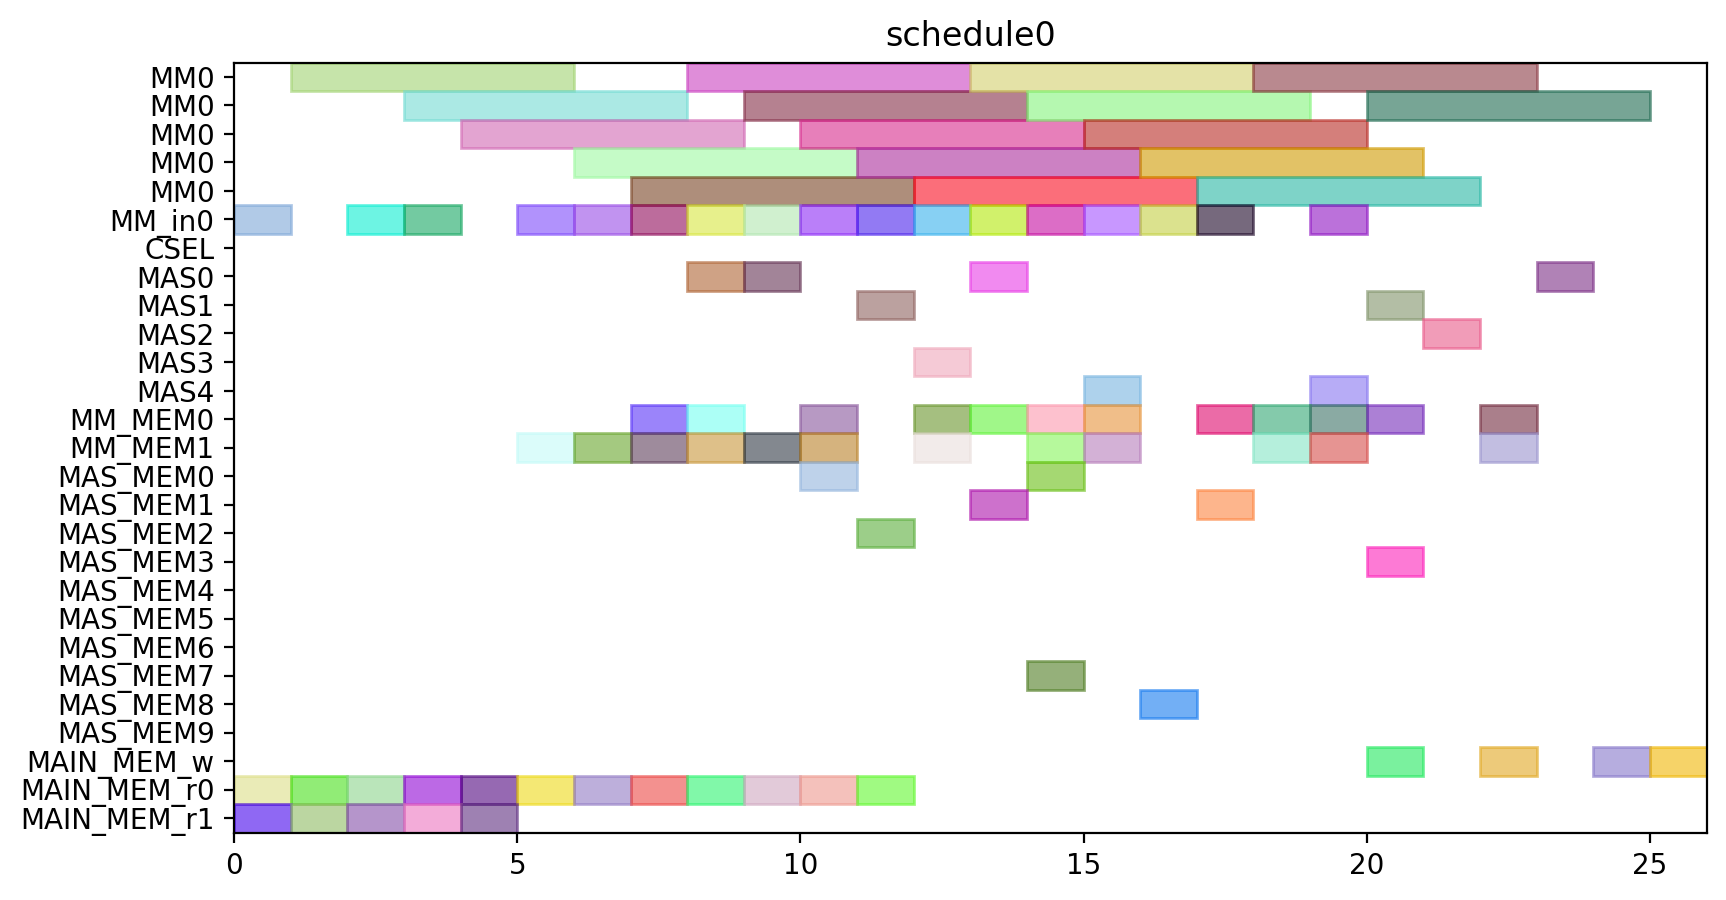

Here is the Python script that generated this plot:
from pyschedule import Scenario, solvers, plotters, alt


def solve():
	horizon = 90
	S = Scenario("schedule0", horizon=horizon)

	# resource
	MM = S.Resources('MM', num=1, size=5)
	MM_in = S.Resources('MM_in', num=1)
	CSEL = S.Resource('CSEL')
	MAS = S.Resources('MAS', num=5, size=1, periods=range(1, horizon))
	MM_MEM = S.Resources('MM_MEM', num=2)
	MAS_MEM = S.Resources('MAS_MEM', num=10)
	MAIN_MEM_w = S.Resource('MAIN_MEM_w', size=1)
	MAIN_MEM_r = S.Resources('MAIN_MEM_r', num=2)

	# result of previous scheduling

	# new tasks
	T1_in = S.Task('T1_in', length=1, delay_cost=1)
	T1_in += alt(MM_in)
	T1 = S.Task('T1', length=5, delay_cost=1)
	T1 += alt(MM)
	S += T1>=T1_in

	T1_mem0 = S.Task('T1_mem0', length=1, delay_cost=1)
	T1_mem0 += MAIN_MEM_r[0]
	T2_in = S.Task('T2_in', length=1, delay_cost=1)
	T2_in += alt(MM_in)
	T2 = S.Task('T2', length=5, delay_cost=1)
	T2 += alt(MM)
	S += T2>=T2_in

	T2_mem0 = S.Task('T2_mem0', length=1, delay_cost=1)
	T2_mem0 += MAIN_MEM_r[0]
	T2_mem1 = S.Task('T2_mem1', length=1, delay_cost=1)
	T2_mem1 += MAIN_MEM_r[1]
	T3_in = S.Task('T3_in', length=1, delay_cost=1)
	T3_in += alt(MM_in)
	T3 = S.Task('T3', length=5, delay_cost=1)
	T3 += alt(MM)
	S += T3>=T3_in

	T3_mem0 = S.Task('T3_mem0', length=1, delay_cost=1)
	T3_mem0 += MAIN_MEM_r[0]
	T3_mem1 = S.Task('T3_mem1', length=1, delay_cost=1)
	T3_mem1 += MAIN_MEM_r[1]
	T4_in = S.Task('T4_in', length=1, delay_cost=1)
	T4_in += alt(MM_in)
	T4 = S.Task('T4', length=5, delay_cost=1)
	T4 += alt(MM)
	S += T4>=T4_in

	T4_mem0 = S.Task('T4_mem0', length=1, delay_cost=1)
	T4_mem0 += MAIN_MEM_r[0]
	T4_mem1 = S.Task('T4_mem1', length=1, delay_cost=1)
	T4_mem1 += MAIN_MEM_r[1]
	T5_in = S.Task('T5_in', length=1, delay_cost=1)
	T5_in += alt(MM_in)
	T5 = S.Task('T5', length=5, delay_cost=1)
	T5 += alt(MM)
	S += T5>=T5_in

	T5_mem0 = S.Task('T5_mem0', length=1, delay_cost=1)
	T5_mem0 += MAIN_MEM_r[0]
	T6_in = S.Task('T6_in', length=1, delay_cost=1)
	T6_in += alt(MM_in)
	T6 = S.Task('T6', length=5, delay_cost=1)
	T6 += alt(MM)
	S += T6>=T6_in

	T6_mem0 = S.Task('T6_mem0', length=1, delay_cost=1)
	T6_mem0 += MAIN_MEM_r[0]
	T6_mem1 = S.Task('T6_mem1', length=1, delay_cost=1)
	T6_mem1 += MAIN_MEM_r[1]
	T7_in = S.Task('T7_in', length=1, delay_cost=1)
	T7_in += alt(MM_in)
	T7 = S.Task('T7', length=5, delay_cost=1)
	T7 += alt(MM)
	S += T7>=T7_in

	T7_mem0 = S.Task('T7_mem0', length=1, delay_cost=1)
	T7_mem0 += MAIN_MEM_r[0]
	T7_mem1 = S.Task('T7_mem1', length=1, delay_cost=1)
	T7_mem1 += MAIN_MEM_r[1]
	T8_in = S.Task('T8_in', length=1, delay_cost=1)
	T8_in += alt(MM_in)
	T8 = S.Task('T8', length=5, delay_cost=1)
	T8 += alt(MM)
	S += T8>=T8_in

	T8_mem0 = S.Task('T8_mem0', length=1, delay_cost=1)
	T8_mem0 += MAIN_MEM_r[0]
	T8_mem1 = S.Task('T8_mem1', length=1, delay_cost=1)
	T8_mem1 += alt(MM_MEM)
	S += (T1*MM[0])-1 < T8_mem1*MM_MEM[1]
	S += T8_mem1 <= T8

	T9_in = S.Task('T9_in', length=1, delay_cost=1)
	T9_in += alt(MM_in)
	T9 = S.Task('T9', length=5, delay_cost=1)
	T9 += alt(MM)
	S += T9>=T9_in

	T9_mem0 = S.Task('T9_mem0', length=1, delay_cost=1)
	T9_mem0 += MAIN_MEM_r[0]
	T9_mem1 = S.Task('T9_mem1', length=1, delay_cost=1)
	T9_mem1 += alt(MM_MEM)
	S += (T1*MM[0])-1 < T9_mem1*MM_MEM[1]
	S += T9_mem1 <= T9

	T10_in = S.Task('T10_in', length=1, delay_cost=1)
	T10_in += alt(MM_in)
	T10 = S.Task('T10', length=5, delay_cost=1)
	T10 += alt(MM)
	S += T10>=T10_in

	T10_mem0 = S.Task('T10_mem0', length=1, delay_cost=1)
	T10_mem0 += MAIN_MEM_r[0]
	T10_mem1 = S.Task('T10_mem1', length=1, delay_cost=1)
	T10_mem1 += alt(MM_MEM)
	S += (T3*MM[0])-1 < T10_mem1*MM_MEM[1]
	S += T10_mem1 <= T10

	T11_in = S.Task('T11_in', length=1, delay_cost=1)
	T11_in += alt(MM_in)
	T11 = S.Task('T11', length=5, delay_cost=1)
	T11 += alt(MM)
	S += T11>=T11_in

	T11_mem0 = S.Task('T11_mem0', length=1, delay_cost=1)
	T11_mem0 += MAIN_MEM_r[0]
	T11_mem1 = S.Task('T11_mem1', length=1, delay_cost=1)
	T11_mem1 += alt(MM_MEM)
	S += (T3*MM[0])-1 < T11_mem1*MM_MEM[1]
	S += T11_mem1 <= T11

	T12 = S.Task('T12', length=1, delay_cost=1)
	T12 += alt(MAS)

	T12_mem0 = S.Task('T12_mem0', length=1, delay_cost=1)
	T12_mem0 += alt(MM_MEM)
	S += (T4*MM[0])-1 < T12_mem0*MM_MEM[0]
	S += T12_mem0 <= T12

	T12_mem1 = S.Task('T12_mem1', length=1, delay_cost=1)
	T12_mem1 += alt(MM_MEM)
	S += (T2*MM[0])-1 < T12_mem1*MM_MEM[1]
	S += T12_mem1 <= T12

	T13 = S.Task('T13', length=1, delay_cost=1)
	T13 += alt(MAS)

	T13_mem0 = S.Task('T13_mem0', length=1, delay_cost=1)
	T13_mem0 += alt(MM_MEM)
	S += (T4*MM[0])-1 < T13_mem0*MM_MEM[0]
	S += T13_mem0 <= T13

	T13_mem1 = S.Task('T13_mem1', length=1, delay_cost=1)
	T13_mem1 += alt(MM_MEM)
	S += (T2*MM[0])-1 < T13_mem1*MM_MEM[1]
	S += T13_mem1 <= T13

	T15 = S.Task('T15', length=1, delay_cost=1)
	T15 += alt(MAS)

	T15_mem0 = S.Task('T15_mem0', length=1, delay_cost=1)
	T15_mem0 += alt(MM_MEM)
	S += (T7*MM[0])-1 < T15_mem0*MM_MEM[0]
	S += T15_mem0 <= T15

	T14_in = S.Task('T14_in', length=1, delay_cost=1)
	T14_in += alt(MM_in)
	T14 = S.Task('T14', length=5, delay_cost=1)
	T14 += alt(MM)
	S += T14>=T14_in

	T14_mem0 = S.Task('T14_mem0', length=1, delay_cost=1)
	T14_mem0 += alt(MAS_MEM)
	S += (T13*MAS[0])-1 < T14_mem0*MAS_MEM[0]
	S += (T13*MAS[1])-1 < T14_mem0*MAS_MEM[2]
	S += (T13*MAS[2])-1 < T14_mem0*MAS_MEM[4]
	S += (T13*MAS[3])-1 < T14_mem0*MAS_MEM[6]
	S += (T13*MAS[4])-1 < T14_mem0*MAS_MEM[8]
	S += T14_mem0 <= T14

	T16_in = S.Task('T16_in', length=1, delay_cost=1)
	T16_in += alt(MM_in)
	T16 = S.Task('T16', length=5, delay_cost=1)
	T16 += alt(MM)
	S += T16>=T16_in

	T16_mem0 = S.Task('T16_mem0', length=1, delay_cost=1)
	T16_mem0 += alt(MM_MEM)
	S += (T1*MM[0])-1 < T16_mem0*MM_MEM[0]
	S += T16_mem0 <= T16

	T16_mem1 = S.Task('T16_mem1', length=1, delay_cost=1)
	T16_mem1 += alt(MM_MEM)
	S += (T8*MM[0])-1 < T16_mem1*MM_MEM[1]
	S += T16_mem1 <= T16

	T17_in = S.Task('T17_in', length=1, delay_cost=1)
	T17_in += alt(MM_in)
	T17 = S.Task('T17', length=5, delay_cost=1)
	T17 += alt(MM)
	S += T17>=T17_in

	T17_mem0 = S.Task('T17_mem0', length=1, delay_cost=1)
	T17_mem0 += alt(MM_MEM)
	S += (T8*MM[0])-1 < T17_mem0*MM_MEM[0]
	S += T17_mem0 <= T17

	T17_mem1 = S.Task('T17_mem1', length=1, delay_cost=1)
	T17_mem1 += alt(MAS_MEM)
	S += (T15*MAS[0])-1 < T17_mem1*MAS_MEM[1]
	S += (T15*MAS[1])-1 < T17_mem1*MAS_MEM[3]
	S += (T15*MAS[2])-1 < T17_mem1*MAS_MEM[5]
	S += (T15*MAS[3])-1 < T17_mem1*MAS_MEM[7]
	S += (T15*MAS[4])-1 < T17_mem1*MAS_MEM[9]
	S += T17_mem1 <= T17

	T18 = S.Task('T18', length=1, delay_cost=1)
	T18 += alt(MAS)

	T18_mem0 = S.Task('T18_mem0', length=1, delay_cost=1)
	T18_mem0 += alt(MM_MEM)
	S += (T5*MM[0])-1 < T18_mem0*MM_MEM[0]
	S += T18_mem0 <= T18

	T18_mem1 = S.Task('T18_mem1', length=1, delay_cost=1)
	T18_mem1 += alt(MM_MEM)
	S += (T9*MM[0])-1 < T18_mem1*MM_MEM[1]
	S += T18_mem1 <= T18

	T19 = S.Task('T19', length=1, delay_cost=1)
	T19 += alt(MAS)

	T19_mem0 = S.Task('T19_mem0', length=1, delay_cost=1)
	T19_mem0 += alt(MM_MEM)
	S += (T5*MM[0])-1 < T19_mem0*MM_MEM[0]
	S += T19_mem0 <= T19

	T19_mem1 = S.Task('T19_mem1', length=1, delay_cost=1)
	T19_mem1 += alt(MM_MEM)
	S += (T9*MM[0])-1 < T19_mem1*MM_MEM[1]
	S += T19_mem1 <= T19

	T21 = S.Task('T21', length=1, delay_cost=1)
	T21 += alt(MAS)

	T21_mem0 = S.Task('T21_mem0', length=1, delay_cost=1)
	T21_mem0 += alt(MM_MEM)
	S += (T6*MM[0])-1 < T21_mem0*MM_MEM[0]
	S += T21_mem0 <= T21

	T21_mem1 = S.Task('T21_mem1', length=1, delay_cost=1)
	T21_mem1 += alt(MM_MEM)
	S += (T10*MM[0])-1 < T21_mem1*MM_MEM[1]
	S += T21_mem1 <= T21

	T24_in = S.Task('T24_in', length=1, delay_cost=1)
	T24_in += alt(MM_in)
	T24 = S.Task('T24', length=5, delay_cost=1)
	T24 += alt(MM)
	S += T24>=T24_in

	T24_mem0 = S.Task('T24_mem0', length=1, delay_cost=1)
	T24_mem0 += alt(MM_MEM)
	S += (T11*MM[0])-1 < T24_mem0*MM_MEM[0]
	S += T24_mem0 <= T24

	T24_mem1 = S.Task('T24_mem1', length=1, delay_cost=1)
	T24_mem1 += alt(MAS_MEM)
	S += (T12*MAS[0])-1 < T24_mem1*MAS_MEM[1]
	S += (T12*MAS[1])-1 < T24_mem1*MAS_MEM[3]
	S += (T12*MAS[2])-1 < T24_mem1*MAS_MEM[5]
	S += (T12*MAS[3])-1 < T24_mem1*MAS_MEM[7]
	S += (T12*MAS[4])-1 < T24_mem1*MAS_MEM[9]
	S += T24_mem1 <= T24

	T20_in = S.Task('T20_in', length=1, delay_cost=1)
	T20_in += alt(MM_in)
	T20 = S.Task('T20', length=5, delay_cost=1)
	T20 += alt(MM)
	S += T20>=T20_in

	T20_mem0 = S.Task('T20_mem0', length=1, delay_cost=1)
	T20_mem0 += alt(MAS_MEM)
	S += (T15*MAS[0])-1 < T20_mem0*MAS_MEM[0]
	S += (T15*MAS[1])-1 < T20_mem0*MAS_MEM[2]
	S += (T15*MAS[2])-1 < T20_mem0*MAS_MEM[4]
	S += (T15*MAS[3])-1 < T20_mem0*MAS_MEM[6]
	S += (T15*MAS[4])-1 < T20_mem0*MAS_MEM[8]
	S += T20_mem0 <= T20

	T20_mem1 = S.Task('T20_mem1', length=1, delay_cost=1)
	T20_mem1 += alt(MAS_MEM)
	S += (T18*MAS[0])-1 < T20_mem1*MAS_MEM[1]
	S += (T18*MAS[1])-1 < T20_mem1*MAS_MEM[3]
	S += (T18*MAS[2])-1 < T20_mem1*MAS_MEM[5]
	S += (T18*MAS[3])-1 < T20_mem1*MAS_MEM[7]
	S += (T18*MAS[4])-1 < T20_mem1*MAS_MEM[9]
	S += T20_mem1 <= T20

	T22_in = S.Task('T22_in', length=1, delay_cost=1)
	T22_in += alt(MM_in)
	T22 = S.Task('T22', length=5, delay_cost=1)
	T22 += alt(MM)
	S += T22>=T22_in

	T22_mem0 = S.Task('T22_mem0', length=1, delay_cost=1)
	T22_mem0 += alt(MAS_MEM)
	S += (T21*MAS[0])-1 < T22_mem0*MAS_MEM[0]
	S += (T21*MAS[1])-1 < T22_mem0*MAS_MEM[2]
	S += (T21*MAS[2])-1 < T22_mem0*MAS_MEM[4]
	S += (T21*MAS[3])-1 < T22_mem0*MAS_MEM[6]
	S += (T21*MAS[4])-1 < T22_mem0*MAS_MEM[8]
	S += T22_mem0 <= T22

	T23_in = S.Task('T23_in', length=1, delay_cost=1)
	T23_in += alt(MM_in)
	T23 = S.Task('T23', length=5, delay_cost=1)
	T23 += alt(MM)
	S += T23>=T23_in

	T23_mem0 = S.Task('T23_mem0', length=1, delay_cost=1)
	T23_mem0 += alt(MAS_MEM)
	S += (T19*MAS[0])-1 < T23_mem0*MAS_MEM[0]
	S += (T19*MAS[1])-1 < T23_mem0*MAS_MEM[2]
	S += (T19*MAS[2])-1 < T23_mem0*MAS_MEM[4]
	S += (T19*MAS[3])-1 < T23_mem0*MAS_MEM[6]
	S += (T19*MAS[4])-1 < T23_mem0*MAS_MEM[8]
	S += T23_mem0 <= T23

	Z2_new_in = S.Task('Z2_new_in', length=1, delay_cost=1)
	Z2_new_in += alt(MM_in)
	Z2_new = S.Task('Z2_new', length=5, delay_cost=1)
	Z2_new += alt(MM)
	S += Z2_new>=Z2_new_in

	S += 0<Z2_new

	Z2_new_w = S.Task('Z2_new_w', length=1, delay_cost=1)
	Z2_new_w += alt(MAIN_MEM_w)
	S += Z2_new <= Z2_new_w

	Z2_new_mem0 = S.Task('Z2_new_mem0', length=1, delay_cost=1)
	Z2_new_mem0 += MAIN_MEM_r[0]
	Z2_new_mem1 = S.Task('Z2_new_mem1', length=1, delay_cost=1)
	Z2_new_mem1 += alt(MM_MEM)
	S += (T14*MM[0])-1 < Z2_new_mem1*MM_MEM[1]
	S += Z2_new_mem1 <= Z2_new

	T25 = S.Task('T25', length=1, delay_cost=1)
	T25 += alt(MAS)

	T25_mem0 = S.Task('T25_mem0', length=1, delay_cost=1)
	T25_mem0 += alt(MM_MEM)
	S += (T20*MM[0])-1 < T25_mem0*MM_MEM[0]
	S += T25_mem0 <= T25

	X2_new = S.Task('X2_new', length=1, delay_cost=1)
	X2_new += alt(MAS)

	S += 0<X2_new

	X2_new_w = S.Task('X2_new_w', length=1, delay_cost=1)
	X2_new_w += alt(MAIN_MEM_w)
	S += X2_new <= X2_new_w

	X2_new_mem0 = S.Task('X2_new_mem0', length=1, delay_cost=1)
	X2_new_mem0 += alt(MM_MEM)
	S += (T22*MM[0])-1 < X2_new_mem0*MM_MEM[0]
	S += X2_new_mem0 <= X2_new

	X2_new_mem1 = S.Task('X2_new_mem1', length=1, delay_cost=1)
	X2_new_mem1 += alt(MM_MEM)
	S += (T24*MM[0])-1 < X2_new_mem1*MM_MEM[1]
	S += X2_new_mem1 <= X2_new

	X1_new = S.Task('X1_new', length=1, delay_cost=1)
	X1_new += alt(MAS)

	S += 0<X1_new

	X1_new_w = S.Task('X1_new_w', length=1, delay_cost=1)
	X1_new_w += alt(MAIN_MEM_w)
	S += X1_new <= X1_new_w

	X1_new_mem0 = S.Task('X1_new_mem0', length=1, delay_cost=1)
	X1_new_mem0 += alt(MM_MEM)
	S += (T23*MM[0])-1 < X1_new_mem0*MM_MEM[0]
	S += X1_new_mem0 <= X1_new

	X1_new_mem1 = S.Task('X1_new_mem1', length=1, delay_cost=1)
	X1_new_mem1 += alt(MM_MEM)
	S += (T17*MM[0])-1 < X1_new_mem1*MM_MEM[1]
	S += X1_new_mem1 <= X1_new

	Z1_new = S.Task('Z1_new', length=1, delay_cost=1)
	Z1_new += alt(MAS)

	S += 0<Z1_new

	Z1_new_w = S.Task('Z1_new_w', length=1, delay_cost=1)
	Z1_new_w += alt(MAIN_MEM_w)
	S += Z1_new <= Z1_new_w

	Z1_new_mem0 = S.Task('Z1_new_mem0', length=1, delay_cost=1)
	Z1_new_mem0 += alt(MM_MEM)
	S += (T16*MM[0])-1 < Z1_new_mem0*MM_MEM[0]
	S += Z1_new_mem0 <= Z1_new

	Z1_new_mem1 = S.Task('Z1_new_mem1', length=1, delay_cost=1)
	Z1_new_mem1 += alt(MAS_MEM)
	S += (T25*MAS[0])-1 < Z1_new_mem1*MAS_MEM[1]
	S += (T25*MAS[1])-1 < Z1_new_mem1*MAS_MEM[3]
	S += (T25*MAS[2])-1 < Z1_new_mem1*MAS_MEM[5]
	S += (T25*MAS[3])-1 < Z1_new_mem1*MAS_MEM[7]
	S += (T25*MAS[4])-1 < Z1_new_mem1*MAS_MEM[9]
	S += Z1_new_mem1 <= Z1_new

	solvers.mip.solve(S,msg=1,kind='CPLEX',ratio_gap=1.01)

	solution = [['hoge']*len(S.solution()[1]) for i in range(len(S.solution()))]
	for i in range(len(S.solution())):
		for j in range(len(S.solution()[i])):
			solution[i][j]=str(S.solution()[i][j])
	print(solution)

	cycles = int(solution[-1][3])

	pic_file_name = "/home/mfukuda/ABE/multiRAM_multiMAS_16mux/scheduling_result/stage5MM1_stage1MAS5/ladderMul/schedule0.png"
	if(S.solution() != []):
		plotters.matplotlib.plot(S,img_filename=pic_file_name, show_task_labels=False, fig_size=(cycles*0.25+3, 5))

	return solution
